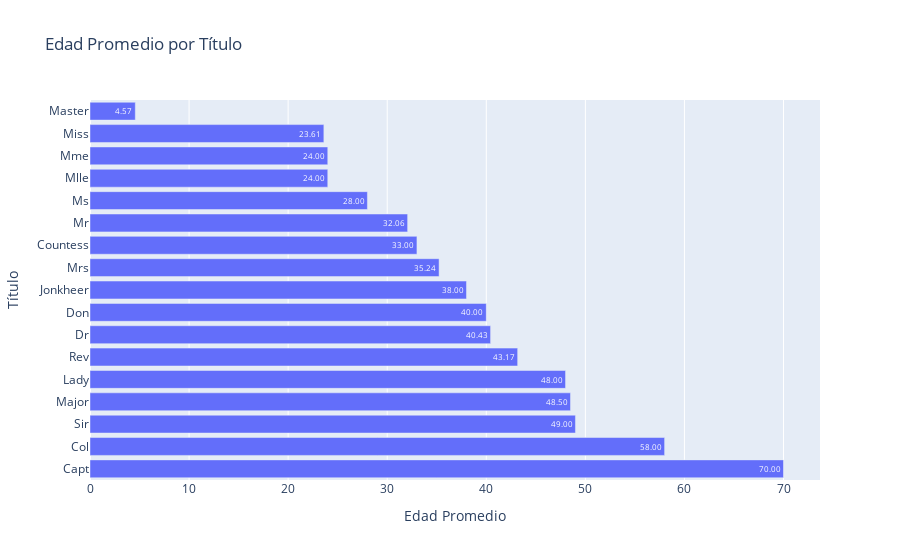

Source (notebook cell):
### Code cell
average_age_per_title = df.groupby('Título')['Age'].mean().dropna()
average_age_per_title = average_age_per_title.sort_values(ascending = False)

fig = px.bar(
    average_age_per_title,
    orientation = 'h',
    x = average_age_per_title.values,
    y = average_age_per_title.index,
    labels = {'x': 'Edad Promedio', 'index': 'Título'},
    title = 'Edad Promedio por Título'
)

fig.update_traces(texttemplate = '%{x:.2f}', textposition = 'inside')
fig.show()

### Figure 1 — Plotly figure (JSON) as saved in the notebook; plotly's stock layout.template omitted (floating-point values rounded to 4 significant figures)
{"data": [{"alignmentgroup": "True", "hovertemplate": "Edad Promedio=%{x}<br>Título=%{y}<extra></extra>", "legendgroup": "", "marker": {"color": "#636efa", "pattern": {"shape": ""}}, "name": "", "offsetgroup": "", "orientation": "h", "showlegend": false, "textposition": "inside", "texttemplate": "%{x:.2f}", "type": "bar", "x": [70, 58, 49, 48.5, 48, 43.17, 40.43, 40, 38, 35.24, 33, 32.06, 28, 24, 24, 23.61, 4.574], "xaxis": "x", "y": ["Capt", "Col", "Sir", "Major", "Lady", "Rev", "Dr", "Don", "Jonkheer", "Mrs", "Countess", "Mr", "Ms", "Mlle", "Mme", "Miss", "Master"], "yaxis": "y"}], "layout": {"barmode": "relative", "legend": {"tracegroupgap": 0}, "title": {"text": "Edad Promedio por Título"}, "xaxis": {"anchor": "y", "domain": [0, 1], "title": {"text": "Edad Promedio"}}, "yaxis": {"anchor": "x", "domain": [0, 1], "title": {"text": "Título"}}}}
